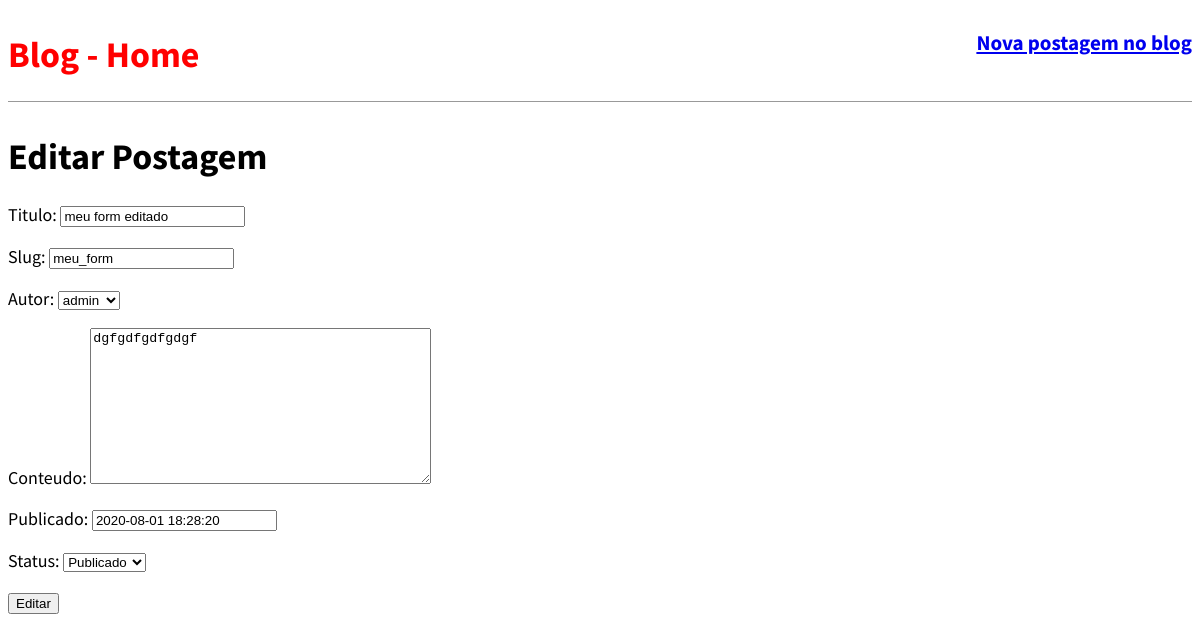
/post/6/edit/, run on an earlier commit of the app's database.
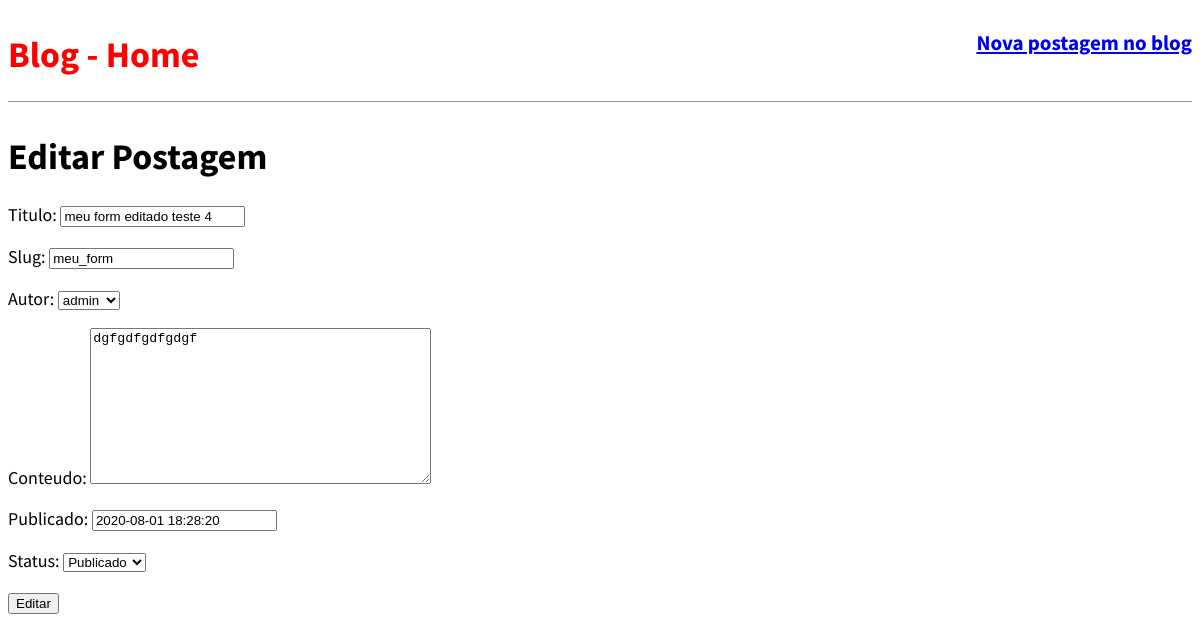
And on a later commit of the database.
### blog/models.py (models this page shows, shortened)
class Post (models.Model):
    STATUS = (('rascunho','Rascunho'),('publicado','Publicado'),)
    titulo  = models.CharField(max_length=250)
    slug   = models.SlugField(max_length=250)
    autor = models.ForeignKey(User, on_delete=models.CASCADE)
    conteudo  = models.TextField()
    publicado = models.DateTimeField(default=timezone.now)
    criado = models.DateTimeField(auto_now_add=True)
    alterado = models.DateTimeField(auto_now=True)
    status = models.CharField(max_length=10, choices=STATUS, default='rascunho')
    objects = models.Manager()
    published = PublishedManager()
    class Meta:
        ordering = ('-publicado',)

### blog/views.py (the view, shortened to what this page needs)
# urls.py: path('post/<int:pk>/edit/', views.BlogUpdateView.as_view(), name='post_edit'),
class BlogUpdateView(SuccessMessageMixin, UpdateView):
    model = Post
    template_name = 'blog/post_edit.html'
    fields = '__all__'
    success_message = " O artigo %(titulo)s foi alterado com sucesso"

### blog/templates/blog/post_edit.html (shortened to what this page needs)
{% extends 'base.html' %}
{% block content %}
<h1>Editar Postagem </h1>
<form action="" method="post">{% csrf_token %}
    {{form.as_p}}
    <input type="submit" value="Editar">
</form>
{% endblock content %}

What changed in the data, as far as the page shows it:
changed Post "meu_form": titulo "meu form editado" → "meu form editado teste 4"
